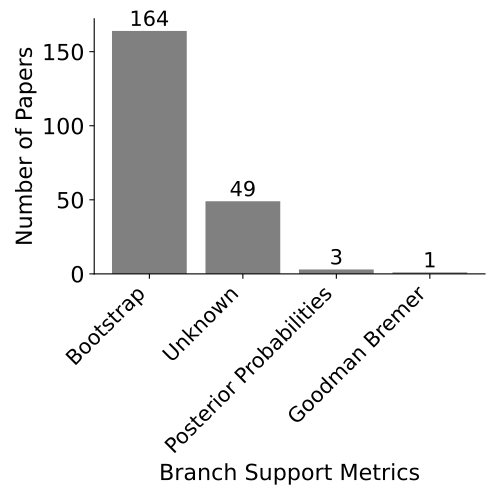

Here is the Python script that generated this plot:
################################################################################

# Branch support metrics

################################################################################

import os
import pandas as pd
import matplotlib.pyplot as plt
import seaborn as sns

# Assuming you upload "review_papers.csv", load it0
df = pd.read_csv("review_papers.csv")

# Check the first few rows
print(df.head())

# Define the exact categories (including composite ones) in desired order
data = {
    'Branch support metrics': ['Bootstrap', 'Posterior Probabilities', 'Goodman Bremer', 'Unknown'],
    'Count': [
        sum(1 for _, row in df.iterrows() if row['Branch support metrics'] == 'Bootstrap'),
        sum(1 for _, row in df.iterrows() if row['Branch support metrics'] == 'Posterior Probabilities'),
        sum(1 for _, row in df.iterrows() if row['Branch support metrics'] == 'Goodman Bremer'),
        sum(1 for _, row in df.iterrows() if row['Branch support metrics'] == 'Unknown')
    ]
}
df_counts = pd.DataFrame(data)

# Sort the DataFrame by Count in ascending order
df_counts = df_counts.sort_values(by='Count', ascending=False)

# Create the bar plot
plt.figure(figsize=(5, 5))
ax = plt.gca()  # Get current Axes
bars = ax.bar(df_counts['Branch support metrics'], df_counts['Count'], color='gray')

# Add total count above each bar
for bar in bars:
    yval = bar.get_height()
    ax.text(bar.get_x() + bar.get_width()/2, yval + 0.5, int(yval),
            ha='center', va='bottom', fontsize=15)

# Customize the plot
ax.set_xlabel('Branch Support Metrics', fontsize=16)
ax.set_ylabel('Number of Papers', fontsize=16)
ax.set_xticklabels(df_counts['Branch support metrics'], rotation=45, ha='right', fontsize=15, color='black')
ax.tick_params(axis='y', labelsize=16, color='black')

# Remove grid lines
ax.grid(False)

# Show X and Y axes 
ax = plt.gca()
ax.set_facecolor('white')  # Set background to white
ax.spines['top'].set_visible(False)
ax.spines['right'].set_visible(False)
ax.spines['left'].set_visible(True)
ax.spines['bottom'].set_visible(True)

# Export the plot as PDF
plt.tight_layout()
plt.savefig("figure_c.pdf", format="pdf")

# Display the plot
plt.show()
